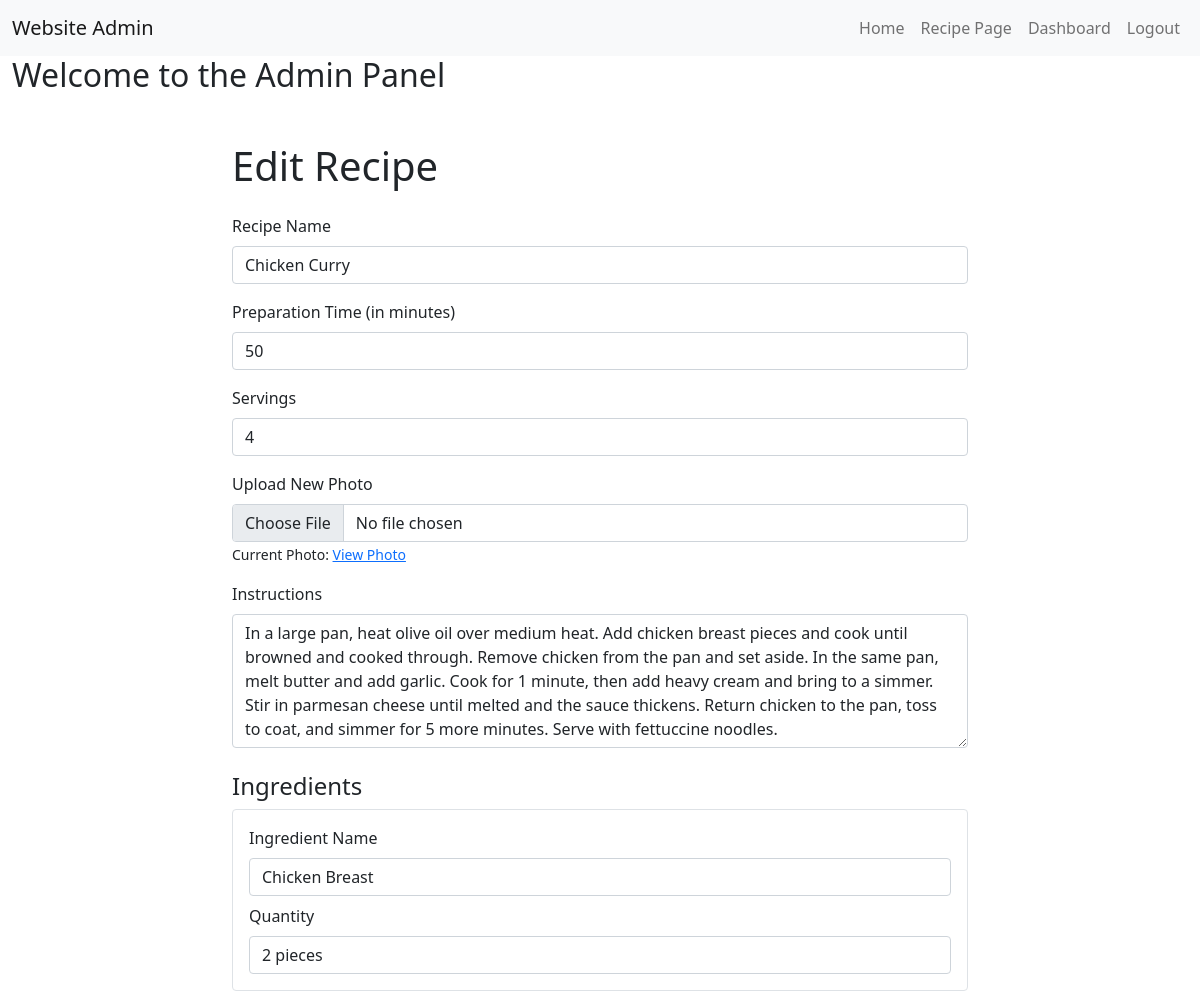
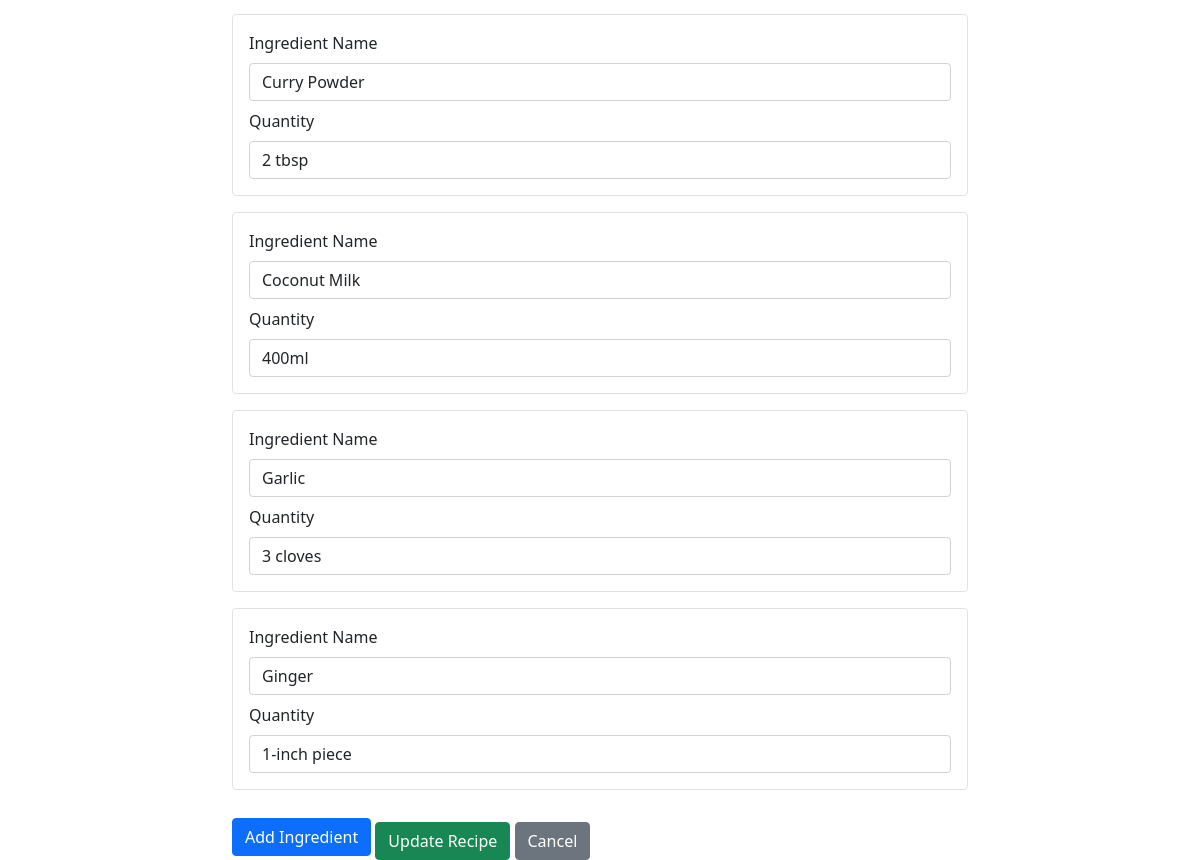
The app's page /admin/recipe_edit.php?RecipeID=2 (signed in) with its own data (2 pictures, top to bottom).
### tables this page shows
CREATE TABLE `Recipes` (
  `RecipeID` int(11) NOT NULL,
  `RecipeName` varchar(255) NOT NULL,
  `Instructions` text DEFAULT NULL,
  `PrepTime` int(11) DEFAULT NULL,
  `Servings` int(11) DEFAULT NULL,
  `Photo` varchar(255) DEFAULT NULL
);

CREATE TABLE `Ingredients` (
  `IngredientID` int(11) NOT NULL,
  `RecipeID` int(11) DEFAULT NULL,
  `IngredientName` varchar(255) NOT NULL,
  `Quantity` varchar(100) DEFAULT NULL
);

### admin/recipe_edit.php (the view, shortened to what this page needs)
<?php
include('includes/database.php');
if ($_SERVER["REQUEST_METHOD"] == "GET" && isset($_GET['RecipeID'])) {
  $RecipeID = $_GET['RecipeID'];
  $query = "SELECT Recipes.RecipeName, Recipes.RecipeID, Recipes.PrepTime, Recipes.Instructions, Recipes.Servings, Recipes.Photo
              FROM Recipes
              WHERE Recipes.RecipeID = '$RecipeID'";
  $result = mysqli_query($connect, $query);
  if ($result->num_rows > 0) {
    $recipe = $result->fetch_assoc();
    $query2 = "SELECT IngredientID, IngredientName, Quantity
                   FROM Ingredients
                   WHERE RecipeID = '$RecipeID'";
    $ingredients = mysqli_query($connect, $query2);
  } else {
    die("No recipe found.");
  }
}
?>
<?php include('includes/header.php'); ?>
<main class="container mt-5">
  <div class="row justify-content-center">
    <div class="col-md-8">
      <h1 class="mb-4">Edit Recipe</h1>
      <form method="post" action="edit_recipe.php" enctype="multipart/form-data">
        <div class="mb-3">
          <label for="RecipeName" class="form-label">Recipe Name</label>
          <input type="text" name="RecipeName" id="RecipeName" class="form-control"
            value="<?php echo htmlspecialchars($recipe['RecipeName']); ?>" required>
        </div>
        <div class="mb-3">
          <label for="PrepTime" class="form-label">Preparation Time (in minutes)</label>
          <input type="number" name="PrepTime" id="PrepTime" class="form-control"
            value="<?php echo htmlspecialchars($recipe['PrepTime']); ?>" required>
        </div>
        <div class="mb-3">
          <label for="Servings" class="form-label">Servings</label>
          <input type="number" name="Servings" id="Servings" class="form-control"
            value="<?php echo htmlspecialchars($recipe['Servings']); ?>" required>
        </div>
        <div class="mb-3">
          <label for="Photo" class="form-label">Upload New Photo</label>
          <input type="file" name="Photo" id="Photo" class="form-control">
          <small>Current Photo: <a href="../<?php echo $recipe['Photo']; ?>" target="_blank">View Photo</a></small>
        </div>
        <div class="mb-3">
          <label for="Instructions" class="form-label">Instructions</label>
          <textarea name="Instructions" id="Instructions" rows="5" class="form-control"
            required><?php echo htmlspecialchars($recipe['Instructions']); ?></textarea>
        </div>
        <h4 class="mt-4">Ingredients</h4>
        <?php while ($ingredient = mysqli_fetch_assoc($ingredients)): ?>
          <div class="mb-3 border p-3 rounded ingredient-item">
            <div class="mb-2">
              <label class="form-label">Ingredient Name</label>
              <input type="text" name="ingredients[<?php echo $ingredient['IngredientID']; ?>][name]" class="form-control"
                value="<?php echo htmlspecialchars($ingredient['IngredientName']); ?>" required>
            </div>
            <div>
              <label class="form-label">Quantity</label>
              <input type="text" name="ingredients[<?php echo $ingredient['IngredientID']; ?>][quantity]"
                class="form-control" value="<?php echo htmlspecialchars($ingredient['Quantity']); ?>" required>
            </div>
          </div>
        <?php endwhile; ?>
        <button type="button" id="add-ingredient" class="btn btn-primary mt-2">Add Ingredient</button>
        <button type="submit" class="btn btn-success mt-3">Update Recipe</button>
        <a href="index.php" class="btn btn-secondary mt-3">Cancel</a>
      </form>
    </div>
  </div>
</main>
<?php include('includes/footer.php'); ?>

### records on screen
recipes: RecipeName "Chicken Curry", PrepTime "50", Servings "4", Instructions "In a large pan, heat olive oil over medium heat. Add chicken breast pieces and cook until browned and cooked through. Remove chicken from the pan and set aside. In the same pan, melt butter and add garlic. Cook for 1 minute, then add heavy cream and bring to a simmer. Stir in parmesan cheese until melted and the sauce thickens. Return chicken to the pan, toss to coat, and simmer for 5 more minutes. Serve with fettuccine noodles."
ingredients: IngredientName "Chicken Breast", Quantity "2 pieces"
ingredients: IngredientName "Curry Powder", Quantity "2 tbsp"
ingredients: IngredientName "Coconut Milk", Quantity "400ml"
ingredients: IngredientName "Garlic", Quantity "3 cloves"
ingredients: IngredientName "Ginger", Quantity "1-inch piece"
